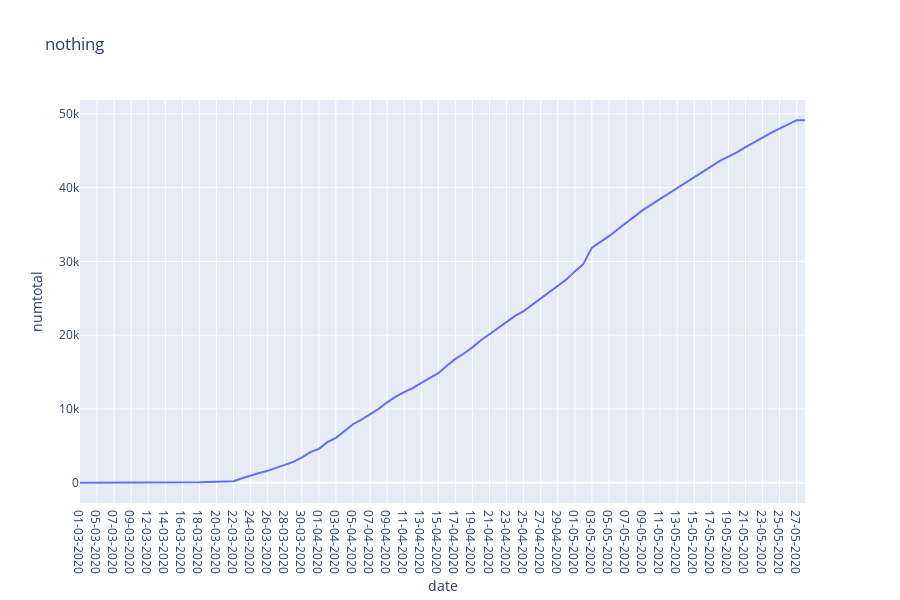

This figure's notebook cell:
### Code cell
df=df[df.prname == 'Quebec']
fig = px.line(df, x = 'date', y = 'numtotal', title='nothing')
fig.show()
